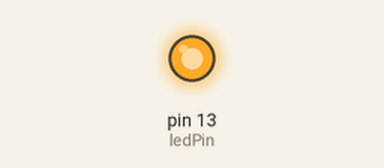
Simulated run of this sketch. Board: Arduino Uno, built with avr-gcc and run on an emulated ATmega328P. Shown: output pins drawn as LEDs (lit = HIGH).

Above: at 0.2 s.
At 2.0 s:
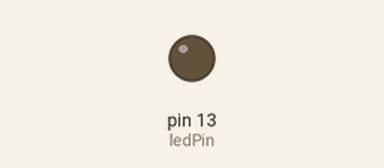
Timing chart, 0 to 3.0 s (numbered marks = the images above):
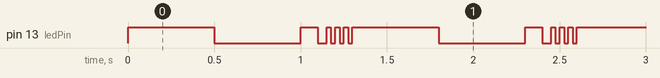

The sketch:

Flash_LED_13.ino
```cpp
int ledPin = 13;
void setup() {
  // put your setup code here, to run once:
  pinMode(ledPin, OUTPUT);
}

void loop() {
  // put your main code here, to run repeatedly:
  digitalWrite(ledPin, HIGH);
  delay(500);
  digitalWrite(ledPin, LOW);
  delay(500);
  digitalWrite(ledPin, HIGH);
  delay(100);
  digitalWrite(ledPin, LOW);
  delay(50);
  digitalWrite(ledPin, HIGH);
  delay(25);
  digitalWrite(ledPin, LOW);
  delay(25);
  digitalWrite(ledPin, HIGH);
  delay(25);
  digitalWrite(ledPin, LOW);
  delay(25);
  digitalWrite(ledPin, HIGH);
  delay(25);
  digitalWrite(ledPin, LOW);
  delay(25);
}
```

Measured:
- by itself, pin 13 (ledPin): repeats every 1.3 s: LOW 0.50 s, HIGH 0.10 s, LOW 0.05 s, 3 × (HIGH 0.03 s, LOW 0.03 s), HIGH 0.50 s
- by itself, everything shown: repeats every 1.3 s, in 4 steps
